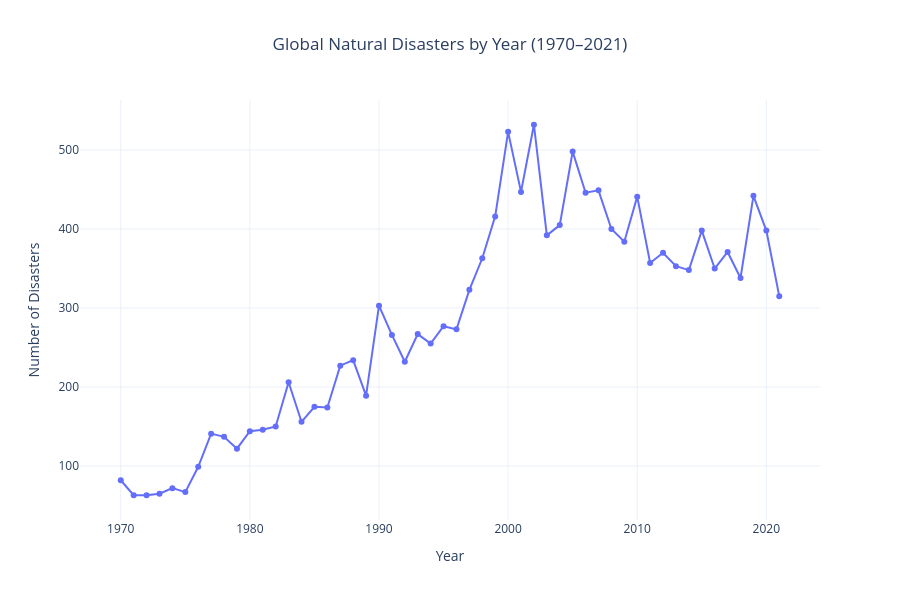

Here is the notebook cell this chart was saved with:
### Code cell
#Visualization 1: Number of Disasters Over Time
#Business Question

#How has the frequency of natural disasters changed between 1970 and 2021?

import plotly.express as px

# Count disasters by year
yearly_disasters = (
    df.groupby("Year")
      .size()
      .reset_index(name="Number_of_Disasters")
)

fig = px.line(
    yearly_disasters,
    x="Year",
    y="Number_of_Disasters",
    title="Global Natural Disasters by Year (1970–2021)",
    markers=True
)

fig.update_layout(
    template="plotly_white",
    title_x=0.5,
    xaxis_title="Year",
    yaxis_title="Number of Disasters",
    height=600
)

fig.show()

### Figure 1 — Plotly figure (JSON) as saved in the notebook; plotly's stock layout.template omitted (floating-point values rounded to 4 significant figures)
{"data": [{"hovertemplate": "Year=%{x}<br>Number_of_Disasters=%{y}<extra></extra>", "legendgroup": "", "line": {"color": "#636efa", "dash": "solid"}, "marker": {"symbol": "circle"}, "mode": "lines+markers", "name": "", "orientation": "v", "showlegend": false, "type": "scatter", "x": [1970, 1971, 1972, 1973, 1974, 1975, 1976, 1977, 1978, 1979, 1980, 1981, 1982, 1983, 1984, 1985, 1986, 1987, 1988, 1989, 1990, 1991, 1992, 1993, 1994, 1995, 1996, 1997, 1998, 1999, 2000, 2001, 2002, 2003, 2004, 2005, 2006, 2007, 2008, 2009, 2010, 2011, 2012, 2013, 2014, 2015, 2016, 2017, 2018, 2019, 2020, 2021], "xaxis": "x", "y": [82, 63, 63, 65, 72, 67, 99, 141, 137, 122, 144, 146, 150, 206, 156, 175, 174, 227, 234, 189, 303, 266, 232, 267, 255, 277, 273, 323, 363, 416, 523, 447, 532, 392, 405, 498, 446, 449, 400, 384, 441, 357, 370, 353, 348, 398, 350, 371, 338, 442, 398, 315], "yaxis": "y"}], "layout": {"height": 600, "legend": {"tracegroupgap": 0}, "title": {"text": "Global Natural Disasters by Year (1970–2021)", "x": 0.5}, "xaxis": {"anchor": "y", "domain": [0, 1], "title": {"text": "Year"}}, "yaxis": {"anchor": "x", "domain": [0, 1], "title": {"text": "Number of Disasters"}}}}
